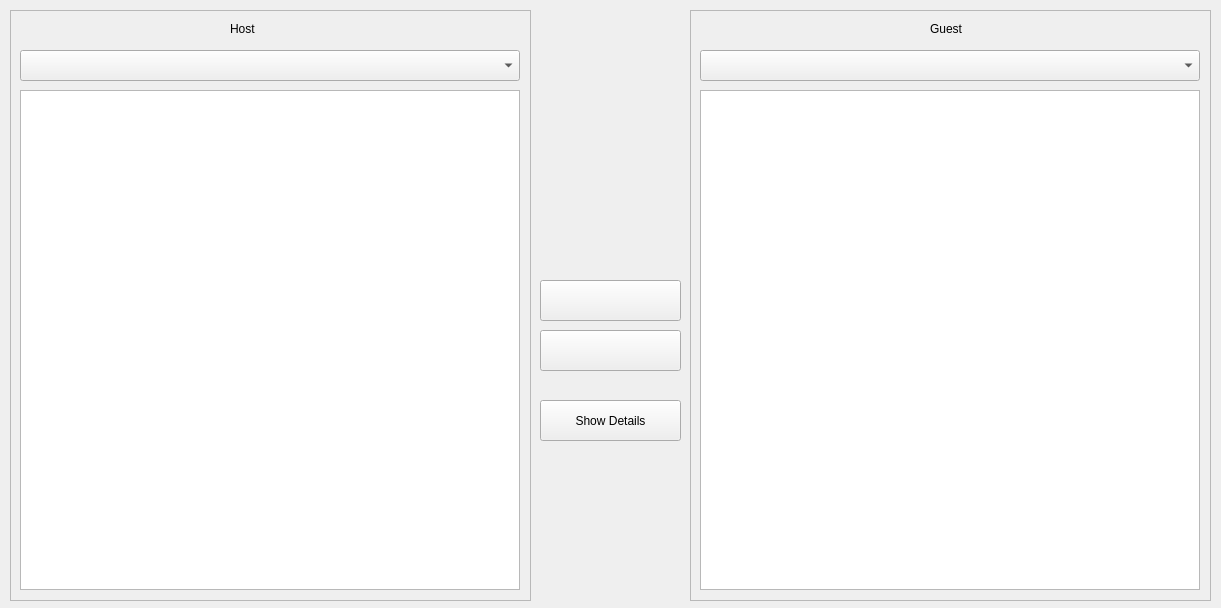
<?xml version="1.0" encoding="UTF-8"?>
<ui version="4.0">
 <class>DiskImageWidget</class>
 <widget class="QWidget" name="DiskImageWidget">
  <property name="geometry">
   <rect>
    <x>0</x>
    <y>0</y>
    <width>1221</width>
    <height>608</height>
   </rect>
  </property>
  <property name="windowTitle">
   <string>Modify Guest Image</string>
  </property>
  <widget class="QPushButton" name="toHostPushButton">
   <property name="geometry">
    <rect>
     <x>540</x>
     <y>330</y>
     <width>141</width>
     <height>41</height>
    </rect>
   </property>
   <property name="text">
    <string/>
   </property>
  </widget>
  <widget class="QPushButton" name="toGuestPushButton">
   <property name="geometry">
    <rect>
     <x>540</x>
     <y>280</y>
     <width>141</width>
     <height>41</height>
    </rect>
   </property>
   <property name="text">
    <string/>
   </property>
  </widget>
  <widget class="QFrame" name="frame">
   <property name="geometry">
    <rect>
     <x>10</x>
     <y>10</y>
     <width>521</width>
     <height>591</height>
    </rect>
   </property>
   <property name="frameShape">
    <enum>QFrame::StyledPanel</enum>
   </property>
   <property name="frameShadow">
    <enum>QFrame::Raised</enum>
   </property>
   <widget class="QTreeView" name="hostTreeView">
    <property name="geometry">
     <rect>
      <x>10</x>
      <y>80</y>
      <width>500</width>
      <height>500</height>
     </rect>
    </property>
   </widget>
   <widget class="QComboBox" name="hostComboBox">
    <property name="geometry">
     <rect>
      <x>10</x>
      <y>40</y>
      <width>500</width>
      <height>31</height>
     </rect>
    </property>
   </widget>
   <widget class="QLabel" name="label">
    <property name="geometry">
     <rect>
      <x>220</x>
      <y>10</y>
      <width>67</width>
      <height>17</height>
     </rect>
    </property>
    <property name="text">
     <string>Host</string>
    </property>
   </widget>
  </widget>
  <widget class="QFrame" name="frame_2">
   <property name="geometry">
    <rect>
     <x>690</x>
     <y>10</y>
     <width>521</width>
     <height>591</height>
    </rect>
   </property>
   <property name="frameShape">
    <enum>QFrame::StyledPanel</enum>
   </property>
   <property name="frameShadow">
    <enum>QFrame::Raised</enum>
   </property>
   <widget class="QTreeView" name="guestTreeView">
    <property name="geometry">
     <rect>
      <x>10</x>
      <y>80</y>
      <width>500</width>
      <height>500</height>
     </rect>
    </property>
   </widget>
   <widget class="QComboBox" name="guestComboBox">
    <property name="geometry">
     <rect>
      <x>10</x>
      <y>40</y>
      <width>500</width>
      <height>31</height>
     </rect>
    </property>
   </widget>
   <widget class="QLabel" name="label_2">
    <property name="geometry">
     <rect>
      <x>240</x>
      <y>10</y>
      <width>67</width>
      <height>17</height>
     </rect>
    </property>
    <property name="text">
     <string>Guest</string>
    </property>
   </widget>
  </widget>
  <widget class="QPushButton" name="detailsPushButton">
   <property name="geometry">
    <rect>
     <x>540</x>
     <y>400</y>
     <width>141</width>
     <height>41</height>
    </rect>
   </property>
   <property name="text">
    <string>Show Details</string>
   </property>
  </widget>
  <zorder>frame_2</zorder>
  <zorder>frame</zorder>
  <zorder>toHostPushButton</zorder>
  <zorder>toGuestPushButton</zorder>
  <zorder>detailsPushButton</zorder>
 </widget>
 <resources/>
 <connections/>
</ui>
